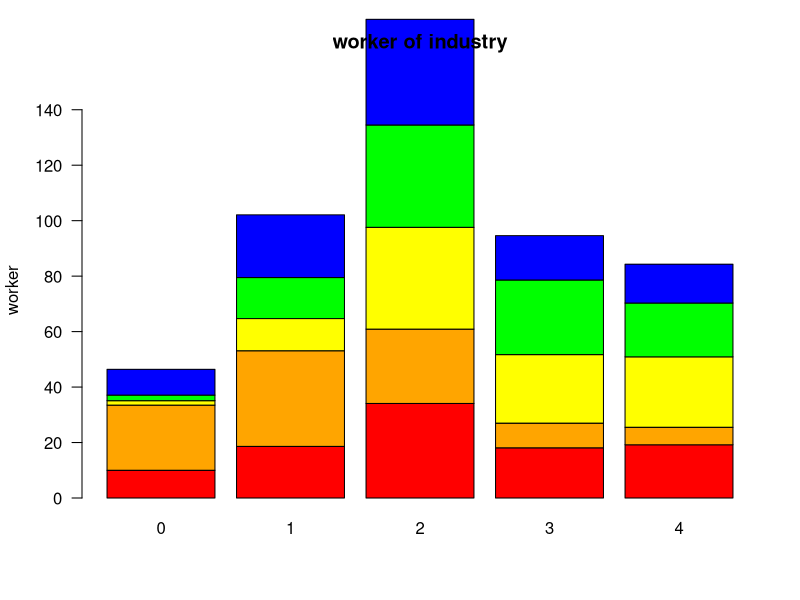
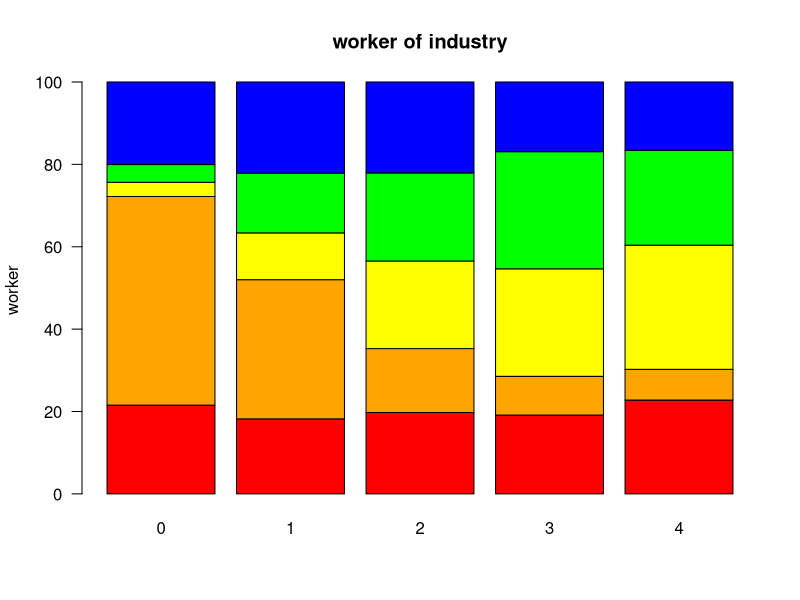

Source code (R) for these figures, in order:

worker<-matrix(c(10.0, 23.5, 1.6, 2.0, 9.3, 18.6, 34.5, 11.6,14.8,22.6,
                 34.1,26.8,36.7,36.9,38.1,18.1,8.9,24.7,26.9,16.0,
                 19.2, 6.3, 25.4, 19.4, 14.0),ncol=5)
dimnames(worker)<-list("industry"=c('Agriculture','manufacturing','construction','retail business','warehousing'),"income"=c('0','1','2','3','4'))
worker

addmargins(prop.table(addmargins(worker,2),2),1)
addmargins(worker)
barplot(worker, ylim = c(0,150), las=1,
        col=c("red","orange","yellow","green","blue"),
        ylab="worker",main="worker of industry")
worker.prop<-prop.table(worker,2)
barplot(worker.prop*100, las=1,col=c("red","orange","yellow","green","blue"),
        ylab="worker",main="worker of industry")